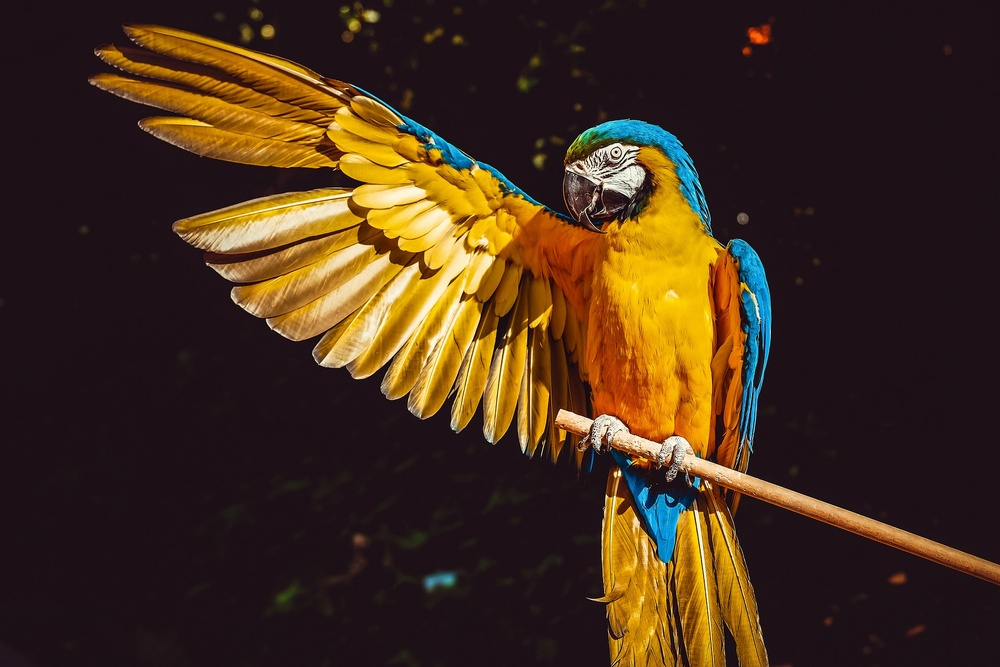
#> input picture opencv/ara.jpg, 1000 x 667 px, shrunk from 1920 x 1280 before the run
$ python primitivetest.py
#> lines starting #> are read from the running program, lines starting #| are printed output that depends on the picture
import cv2, numpy as np
import matplotlib.pyplot as plt

grey = cv2.imread('ara.jpg',cv2.IMREAD_GRAYSCALE)
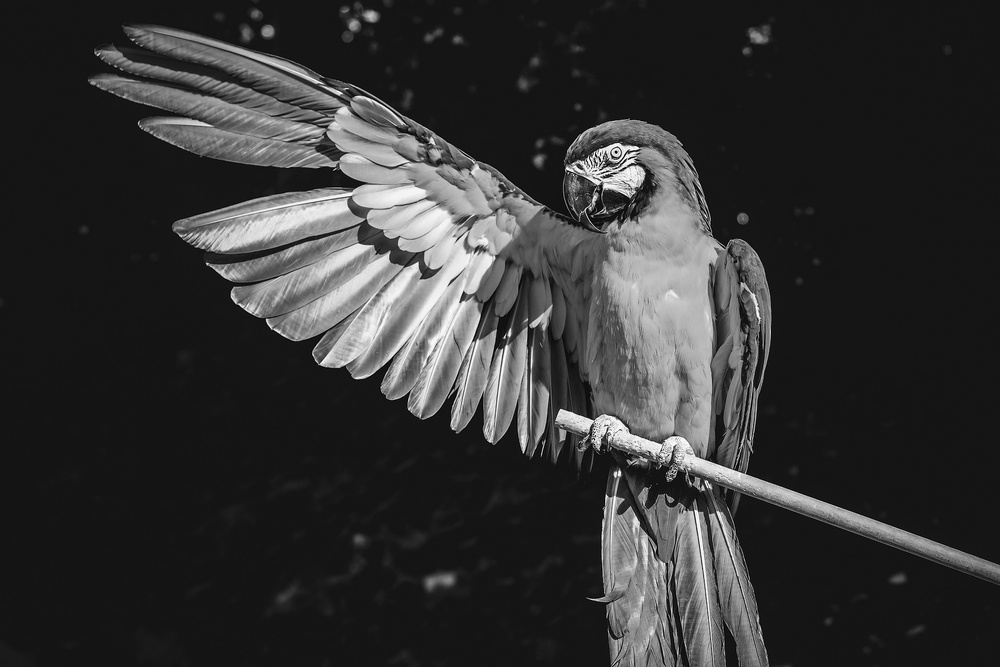
#> grey: shape (667, 1000); min 0, max 255, mean 51.9

# cv2.imshow("img",grey)

hist, bins = np.histogram(grey,256,[0,255])
#> hist = 256 values, max 311874 at index 21, min 37 at index 254, mean 2605.5; bins = 257 values from 0 to 255

plt.fill(hist)
plt.xlabel('pixel value')
plt.show()
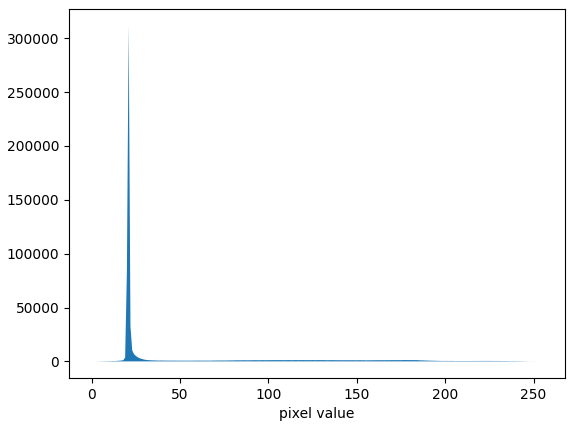
#> figure drawn by matplotlib, 1 panel

cv2.waitKey(0)
cv2.destroyAllWindows()
